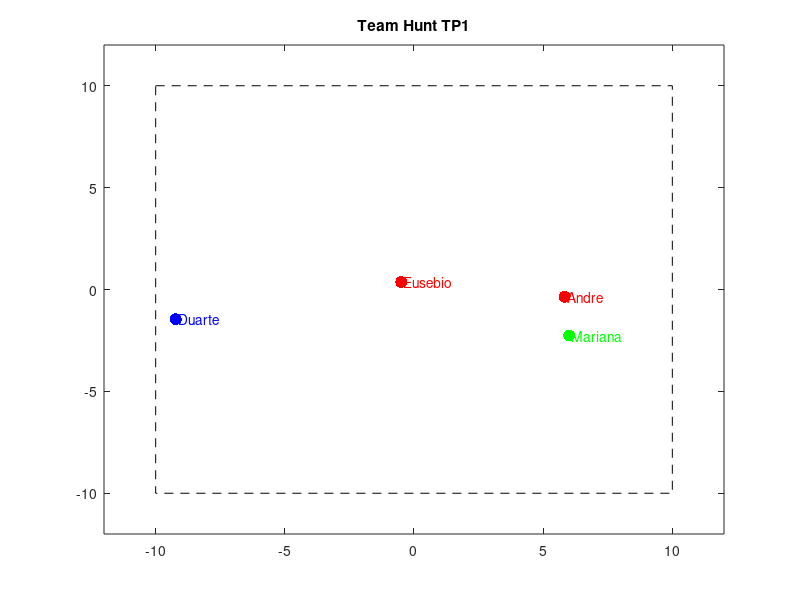

The MATLAB source for this figure: (Note: this script raises an error after producing the figure.)
%% header
clc; clear all; close all;

%% Define players
i = 0;

% Read team
i = i + 1;
s(i).name = 'Andre';
s(i).x = rand()*20-10;
s(i).y = rand()*20-10;
s(i).team = 'Red';
s(i).color = [1 0 0];
s(i).killed = 0;

i = i + 1;
s(i).name = 'Eusebio';
s(i).x = rand()*20-10;
s(i).y = rand()*20-10;
s(i).team = 'Red';
s(i).color = [1 0 0];
s(i).killed = 0;

% Green team
i = i + 1;
s(i).name = 'Mariana';
s(i).x = rand()*20-10;
s(i).y = rand()*20-10;
s(i).team = 'Green';
s(i).color = [0 1 0];
s(i).killed = 0;


% Green team
i = i + 1;
s(i).name = 'Duarte';
s(i).x = rand()*20-10;
s(i).y = rand()*20-10;
s(i).team = 'Blue';
s(i).color = [0 0 1];
s(i).killed = 0;

%% Create the arena

h = figure;
plot([-10 10 10 -10 -10], [10, 10, -10, -10, 10], 'k--')
hold on;
axis([-12 12 -12 12])
title('Team Hunt TP1')
set(h, 'Position', [961 29 960 935])

%% Draw all players initial position
for i=1:size(s,2)
    s(i).h = plot(s(i).x, s(i).y, '.', ...
        'MarkerSize',26, 'Color', s(i).color);
    s(i).h_text = text(s(i).x+0.1, s(i).y, s(i).name, 'Color',s(i).color);
end


%% Play the game
for k=1:500

    % Move players
    for i=1:size(s,2)
        s = movePlayer(s, i);
    end

    % Detect when a player is hunted
    for i=1:size(s,2)
        for j=1:size(s,2)
            if strcmp(s(i).team, 'Red') && strcmp(s(j).team, 'Blue')
                d = sqrt((s(j).x - s(i).x)^2 + (s(j).y - s(i).y)^2);
                if d < 0.1
                    disp(['Player ' s(i).name ' was killed!!!'])
                    s(i).killed = 1;
                end
            end
            % TODO for other teams 

        end

    end


    % Detect if a player is outside of the arena
    for i=1:size(s,2)
        if s(i).x < -10 || s(i).x > 10 || ...
                s(i).y < -10 || s(i).y > 10
            % if outside, place in random position
            s(i).x = rand()*6-3;
            s(i).y = rand()*6-3;
        end
    end


    % Draw all players
    for i=1:size(s,2)
        set(s(i).h, 'XData', s(i).x, 'YData', s(i).y)
        set(s(i).h_text, 'Position', [s(i).x+0.1 s(i).y 0]);

        if s(i).killed == 1
            set(s(i).h, 'Color', s(i).color*0.5)
        end
    end
    

    pause(0.1)
end